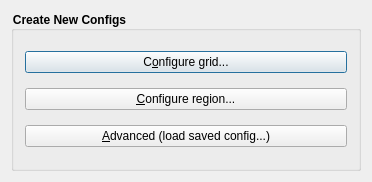
<?xml version="1.0" encoding="UTF-8"?>
<ui version="4.0">
 <class>Dialog</class>
 <widget class="QDialog" name="Dialog">
  <property name="geometry">
   <rect>
    <x>0</x>
    <y>0</y>
    <width>372</width>
    <height>182</height>
   </rect>
  </property>
  <property name="sizePolicy">
   <sizepolicy hsizetype="Fixed" vsizetype="Fixed">
    <horstretch>0</horstretch>
    <verstretch>0</verstretch>
   </sizepolicy>
  </property>
  <property name="windowTitle">
   <string>Taiga Config Wizard</string>
  </property>
  <property name="styleSheet">
   <string notr="true">QGroupBox {
	font: bold 12px;
}</string>
  </property>
  <layout class="QVBoxLayout" name="verticalLayout_5">
   <item>
    <layout class="QVBoxLayout" name="verticalLayout">
     <item>
      <widget class="QGroupBox" name="groupBox">
       <property name="title">
        <string>Create New Configs</string>
       </property>
       <layout class="QVBoxLayout" name="verticalLayout_3">
        <item>
         <widget class="QPushButton" name="pushButton_2">
          <property name="text">
           <string>C&amp;onfigure grid...</string>
          </property>
         </widget>
        </item>
        <item>
         <widget class="QPushButton" name="pushButton">
          <property name="enabled">
           <bool>true</bool>
          </property>
          <property name="toolTip">
           <string>Configures just regions, you can't run anything by just configuring this</string>
          </property>
          <property name="text">
           <string>&amp;Configure region...</string>
          </property>
         </widget>
        </item>
        <item>
         <widget class="QPushButton" name="pushButton_3">
          <property name="enabled">
           <bool>true</bool>
          </property>
          <property name="text">
           <string>&amp;Advanced (load saved config...)</string>
          </property>
         </widget>
        </item>
       </layout>
      </widget>
     </item>
    </layout>
   </item>
  </layout>
 </widget>
 <layoutdefault spacing="6" margin="11"/>
 <tabstops>
  <tabstop>pushButton_2</tabstop>
  <tabstop>pushButton</tabstop>
  <tabstop>pushButton_3</tabstop>
 </tabstops>
 <resources/>
 <connections/>
</ui>
